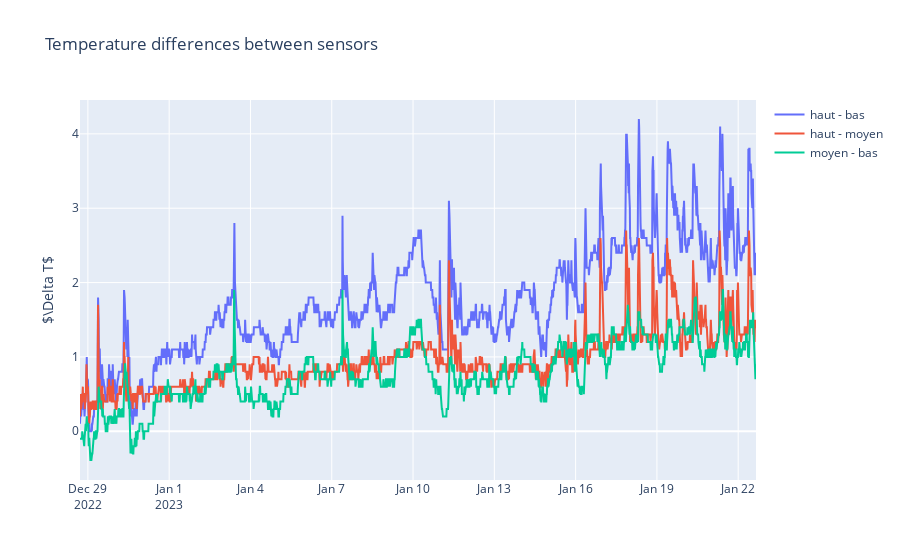

The cell this chart's notebook holds for it:
### Markdown cell above
### Plot temperature differences - location 2

### Code cell
plot_differences_as_timeseries(df_p, heights)

### Figure 1 — Plotly figure (JSON) as saved in the notebook; plotly's stock layout.template omitted (floating-point values rounded to 4 significant figures; data arrays with more than 128 entries replaced by an {"elided": "..."} marker saying what was removed)
{"data": [{"mode": "lines", "name": "haut - bas", "type": "scatter", "x": {"elided": "2396 str values"}, "y": {"elided": "2396 float values"}}, {"mode": "lines", "name": "haut - moyen", "type": "scatter", "x": {"elided": "2396 str values"}, "y": {"elided": "2396 float values"}}, {"mode": "lines", "name": "moyen - bas", "type": "scatter", "x": {"elided": "2396 str values"}, "y": {"elided": "2396 float values"}}], "layout": {"title": {"text": "Temperature differences between sensors"}, "yaxis": {"title": {"text": "$\\Delta T$"}}}}
